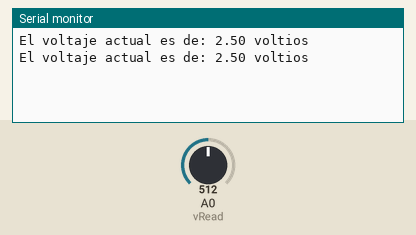
This sketch was run on a simulated Arduino Uno, built with avr-gcc and run on an emulated ATmega328P. Shown: the last lines printed to the serial monitor. The test bench sets the inputs (shaded band); at power-on: A0 (vRead) = 512.

Above: at 1.8 s.
1.9 s: A0 (vRead) set to 716
At 2.8 s:
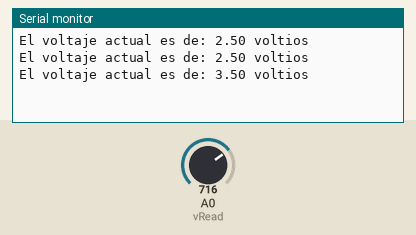
3.4 s: A0 (vRead) set to 900
At 4.5 s:
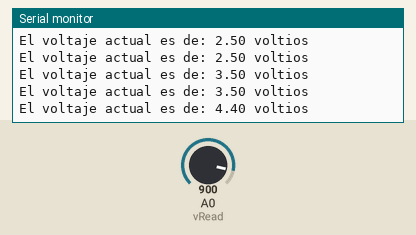
Timing chart, 0 to 6.4 s (numbered marks = the images above; inputs shaded):
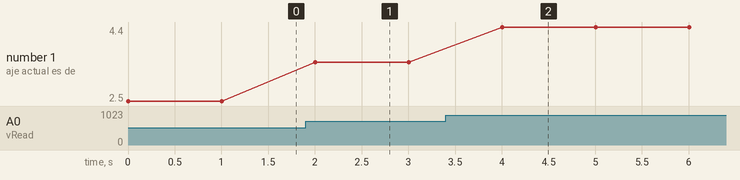

The sketch:

potenciometro.ino
```cpp
int vRead = A0;
int out;
float vOut;
int dt = 1000;

void setup() {
  Serial.begin(9600);
  pinMode(vRead,INPUT);
}

void loop() {
  out = analogRead(vRead);
  vOut = (out * 5.) / 1023.;
  Serial.print("El voltaje actual es de: ");
  Serial.print(vOut);
  Serial.println(" voltios");
  delay(dt);

}
```

Measured:
- after the input at 1.9 s, the serial monitor: prints a new line after 0.10 s (image 1)
- after the input at 3.4 s, the serial monitor: prints a new line after 0.60 s (image 2)
- plotted number 1: 2.5 → 3.5 after the input at 1.9 s, 3.5 → 4.4 after the input at 3.4 s
